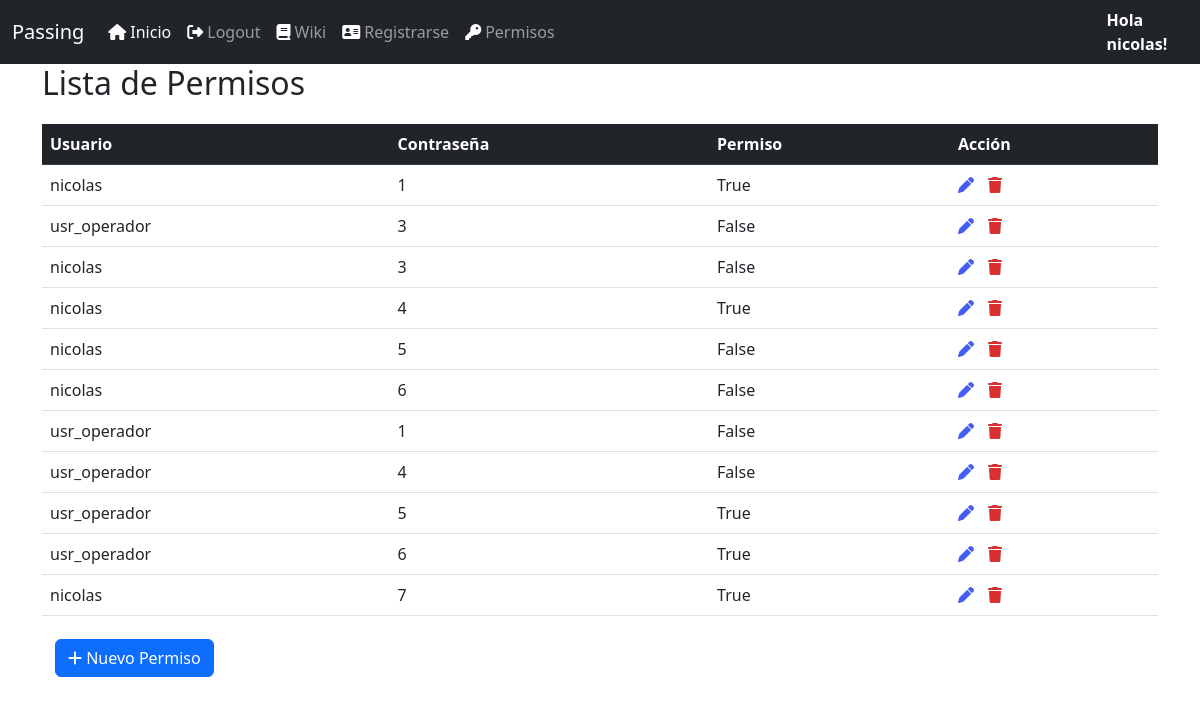
/perm/permissionlist (signed in), run on an earlier commit of the app's database.
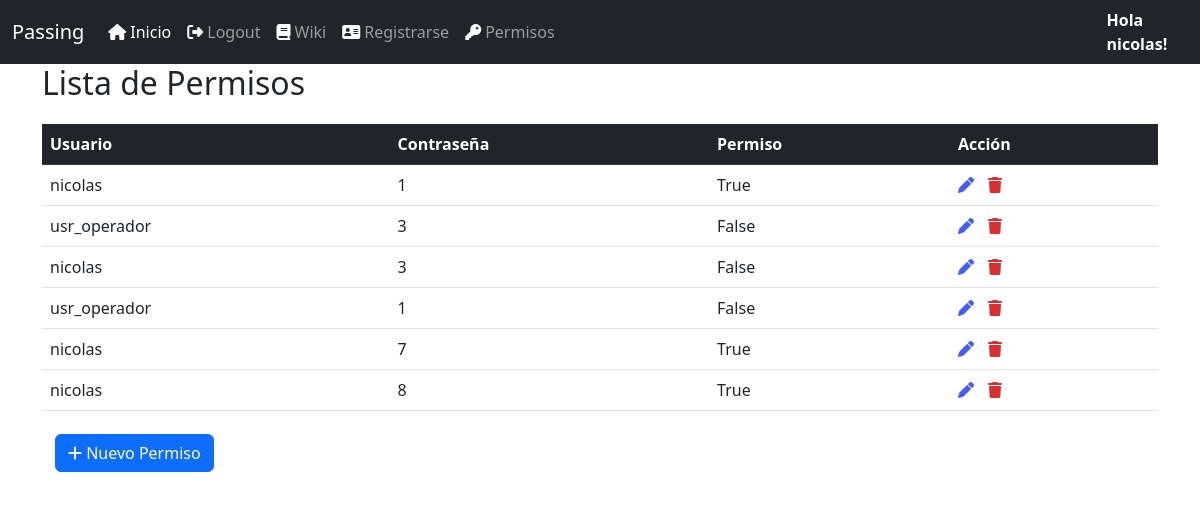
And on a later commit of the database.
### login/models.py (models this page shows)
class CustomUser(AbstractUser):
    permiso_contra = models.CharField(max_length=2000,null=True)

### permission/models.py (models this page shows, shortened)
class ContraPermission(models.Model):
    user_id = models.ForeignKey(CustomUser, on_delete=models.CASCADE)
    contra_id = models.ForeignKey(Contrasena, on_delete=models.CASCADE)
    permission = models.CharField(max_length=20, null=True)
    perm_active = models.BooleanField(default = True)
    created = models.DateTimeField(auto_now=True)
    updated = models.DateTimeField(auto_now_add=True)

### passbase/models.py (models this page shows, shortened)
class Contrasena(models.Model):
    nombre_contra = models.CharField(max_length=50, unique=True)
    seccion = models.ForeignKey(SeccionContra, on_delete=models.CASCADE)
    link = models.CharField(max_length=265)
    usuario = models.CharField(max_length=60)
    contraseña = models.CharField(max_length=60)
    info = models.CharField(max_length=260)
    active = models.BooleanField(default=True)
    created = models.DateTimeField(auto_now=True)
    updated = models.DateTimeField(auto_now_add=True)
    def __str__(self):
        return str(self.id)

### permission/views.py (the view)
# urls.py: path('permissionlist',PermissionListView.as_view(), name='permissionlist'),
@method_decorator(user_passes_test(is_administrator), name='dispatch') #no permite ingreso si no es superuser
class PermissionListView(ListView):
    model = ContraPermission
    template_name = 'listpermission.html'
    def get_context_data(self, **kwargs):
        context = super().get_context_data(**kwargs)
        context['title'] = 'Lista de Permisos'
        return context
    def get_queryset(self):
        return ContraPermission.objects.all()

### permission/views.py (called while the page is built)
def is_administrator(user):
    return user.is_superuser

### templates/listpermission.html (shortened to what this page needs)
<!DOCTYPE html>
{% extends 'base.html'%}
{% load static %}
{% block head %}
<link rel="stylesheet" href="{% static 'lib/datatables-1.13.1/css/dataTables.bootstrap5.min.css' %}"/>
<link rel="stylesheet" href="{% static 'lib/datatables-1.13.1/plugins/responsive-2.4.0/css/responsive.bootstrap5.min.css' %}"/>
{% endblock %}
{% block content %}
<div class="container" style="height: 60px;">
    <h2>{{title}}</h2>
</div>
    <div class="container">
            <table class="table" id="data">
                <thead class="table-dark">
                    <tr >
                        <th scope="col">Usuario</th>
                        <th scope="col">Contraseña</th>
                        <th scope="col">Permiso</th>
                        <th scope="col">Acción</th>
                    </tr>
                </thead>
                <tbody>
                    {% for perm in object_list %}
                    <tr>
                        <td>{{ perm.user_id }}</td>
                        <td>{{ perm.contra_id }}</td>
                        <td>{{ perm.permission }}</td>
                        <td> <a href=" # "<i class="fas fa-pen" style="margin-right:10px; text-decoration-line: None;color: rgb(68, 94, 243);"></i></a>
                            <a href=" # "<i class="fas fa-trash" style="margin-right:10px; text-decoration-line: None; color: rgb(216, 48, 48);"></i></a>
                            </td>
                    </tr>
                </tbody>
                    {% endfor %}
            </table>
            <div>
                <button class="btn">
                    <a class="btn btn-primary btn-flat" href = "#">
                    <i class="fas fa-plus"></i> Nuevo Permiso </a>
                </button>
            </div>
    </div>
{% endblock %}

### templates/base.html (shortened to what this page needs)
<html>
        <head>
            {% load static %}
                <link rel="stylesheet" href="{% static 'lib/bootstrap-5.2.2-dist/css/bootstrap.min.css'%}"></link>
           {% block head %}
            {% endblock %}
        </head>
        <body>
    <div class="">
           <nav class="navbar navbar-expand-lg navbar-dark bg-dark">
            <div class="container-fluid">
              <a class="navbar-brand" href="#">Passing</a>
              <div class="collapse navbar-collapse" id="navbarColor02">
                <ul class="navbar-nav ml-auto">
                  <li class="nav-item">
                    <a class="nav-link active" href={% url 'listpass' %}><i class="fa-solid fa-house" style="color:white">&nbsp;</i>Inicio
                    </a>
                  </li>
                  {% if request.user.is_authenticated %}
                  <li class="nav-item">
                    <a class="nav-link" href="{% url 'logout' %}"><i class="fa-solid fa-right-from-bracket" style="color:white">&nbsp;</i>Logout</a>
                  </li>
                  {% else %}
                  <li class="nav-item">
                    <a class="nav-link" href="{% url 'login' %}"><i class="fas fa-sign-in-alt" style="color:white">&nbsp;</i>Login</a>
                  </li>
                  {%endif%}
                  <li class="nav-item">
                    <a class="nav-link" href="#"><i class="fa-solid fa-book" style="color:white">&nbsp;</i>Wiki</a>
                  </li>
                  <li class="nav-item">
                    <a class="nav-link" href="{% url 'register' %}"><i class="fa-solid fa-address-card" style="color:white">&nbsp;</i>Registrarse</a>
                  </li>
                  {% if request.user.is_superuser %}
                  <li class="nav-item">
                    <a class="nav-link" href="{% url 'permissionform1' %}"><i class="fa-solid fa-key" style="color:white">&nbsp;</i>Permisos</a>
                  </li>
                  {%endif%}
                    </div>
              </div>
              <a class="nav-link" href="#" style="color:white"><b>Hola {{request.user}}!</b></a>
            </div>
          {% block content %}
            {% endblock %}
    </html>

What changed in the data, as far as the page shows it:
removed ContraPermission: user_id "nicolas", contra_id "4", permission "True"
removed ContraPermission: user_id "nicolas", contra_id "5", permission "False"
removed ContraPermission: user_id "nicolas", contra_id "6", permission "False"
removed ContraPermission: user_id "usr_operador", contra_id "4", permission "False"
removed ContraPermission: user_id "usr_operador", contra_id "5", permission "True"
removed ContraPermission: user_id "usr_operador", contra_id "6", permission "True"
added ContraPermission: user_id "nicolas", contra_id "8", permission "True"
